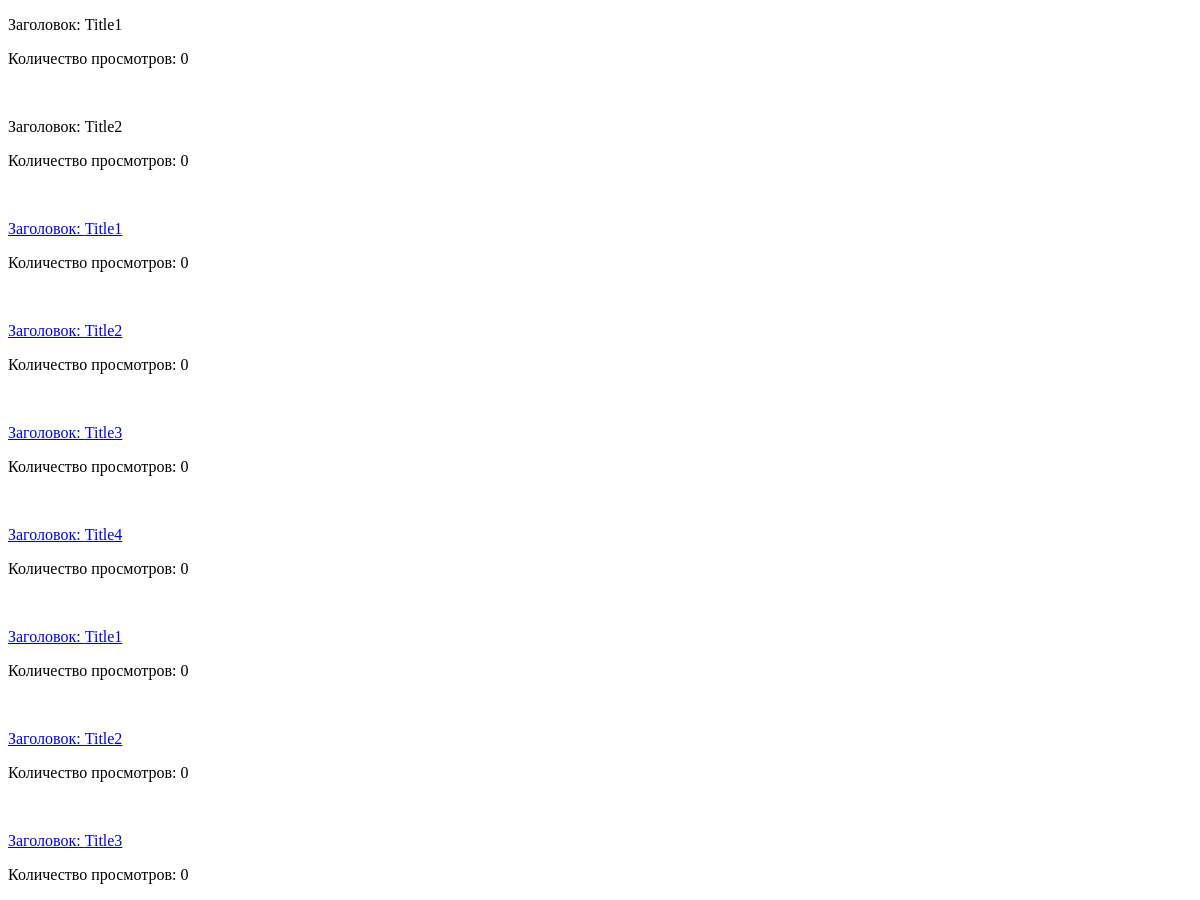
The page /view_all_articles/ (upper part) on the database as committed earlier.
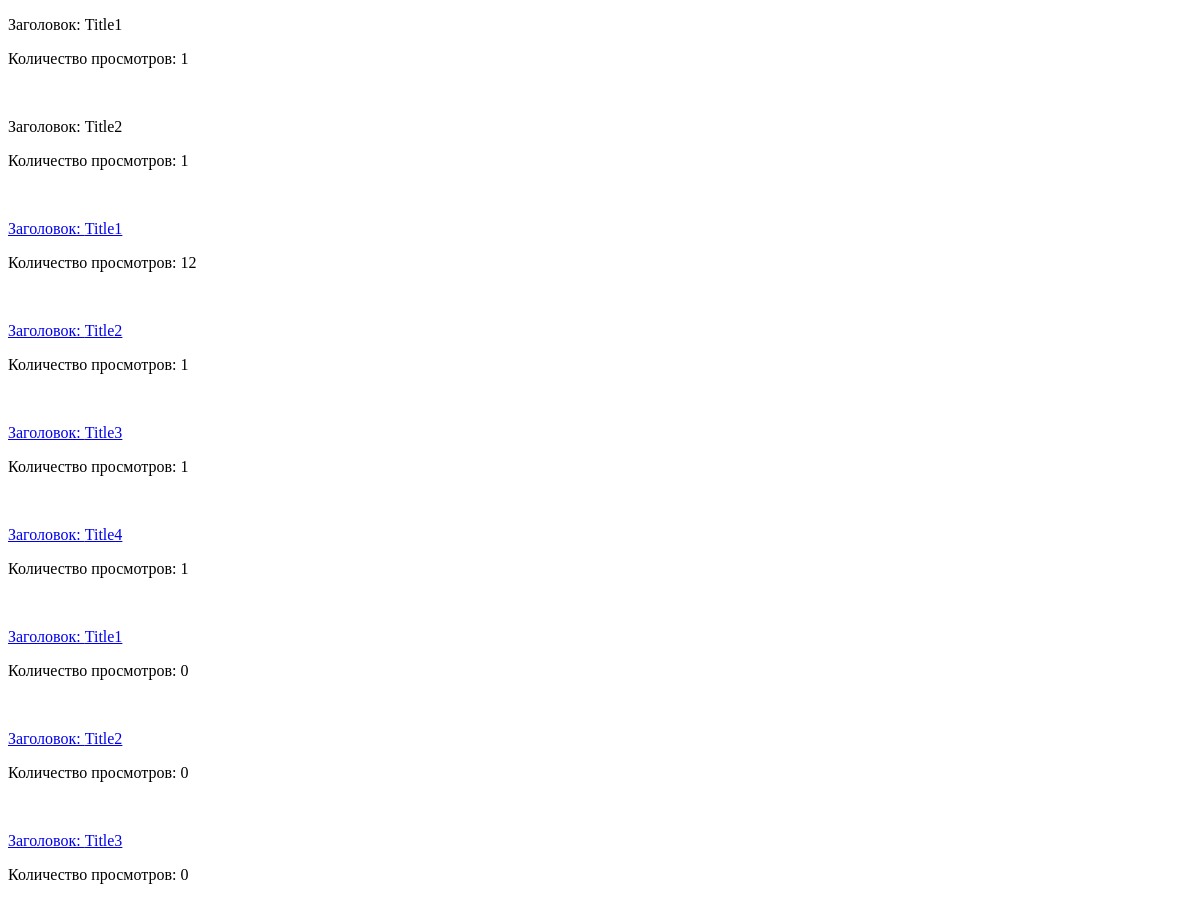
The same page on the database as committed later.
### base_blog_app/models.py (models this page shows, shortened)
class Article(models.Model):
    author = models.ForeignKey(Author, on_delete=models.CASCADE)
    title = models.CharField(max_length=200)
    content = models.TextField()
    published = models.DateField(default=dt.date.today())
    category = models.CharField(max_length=200, default="category")
    show_count = models.IntegerField(default=0)
    is_published = models.BooleanField(default=False)

### base_blog_app/views.py (the view)
# urls.py: path("view_all_articles/", views.view_all_articles, name="view_all_articles"),
def view_all_articles(request):
    articles = Article.objects.all()
    context = {"title": "Список статей", "articles": articles}
    return render(request, "base_blog_app/template_articles.html", context)

### base_blog_app/templates/base_blog_app/template_articles.html (shortened to what this page needs)
{% extends "base_blog_app/base.html" %}
{% block content %}
    {% for item in articles %}
        {% if item.is_published %}
            <a href="{% url 'view_article' item.id %}">
        {% endif %}
            <p>Заголовок: {{ item.title }}</p>
        {% if item.is_published %}
            </a>
        {% endif %}
            <p>Количество просмотров: {{ item.show_count }}</p>
            <br>
    {% empty %}
            <p>Статей не найдено.</p>
    {% endfor %}
{% endblock %}

Rows that differ between the two databases and show on the page:
changed Article (number 1 of 9 on the later page): show_count "0" → "1"
changed Article (number 2 of 9 on the later page): show_count "0" → "1"
changed Article (number 3 of 9 on the later page): show_count "0" → "12"
changed Article (number 4 of 9 on the later page): show_count "0" → "1"
changed Article (number 5 of 9 on the later page): show_count "0" → "1"
changed Article "Title4": show_count "0" → "1"
